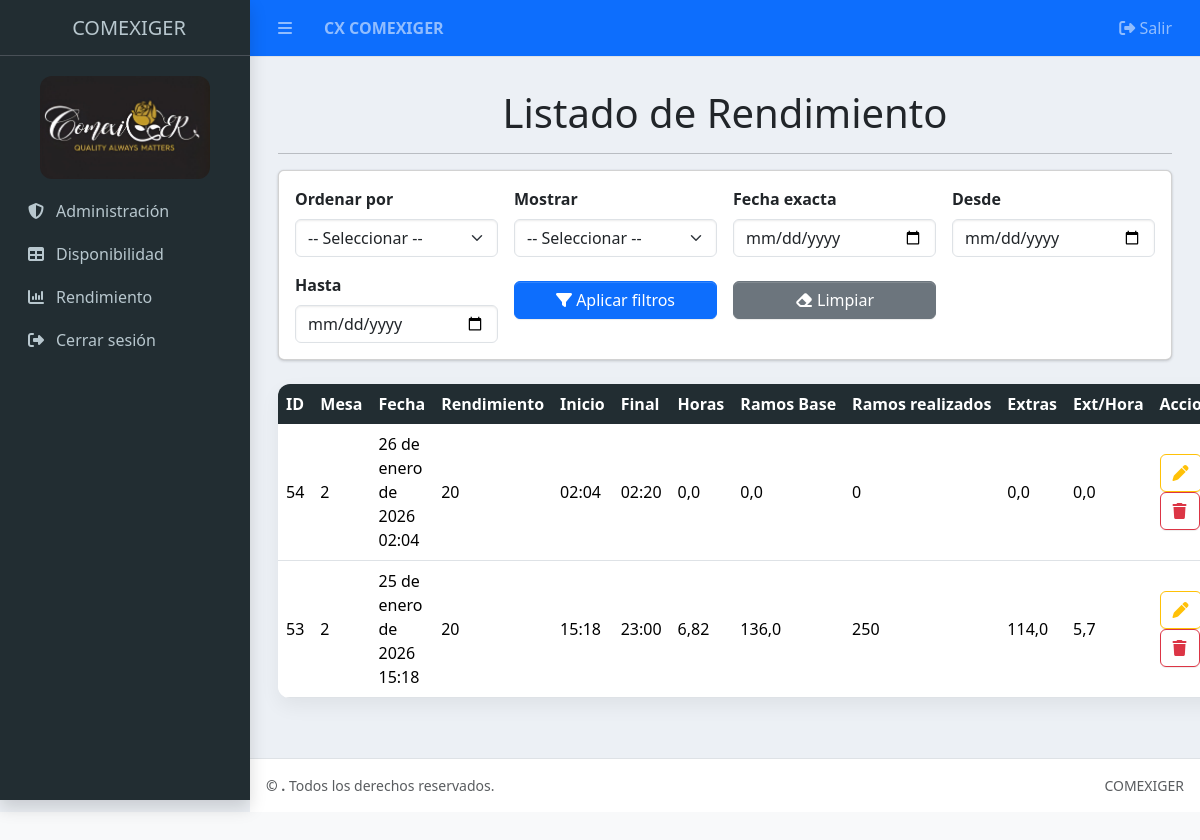
/rendimiento (signed in), run on an earlier commit of the app's database.
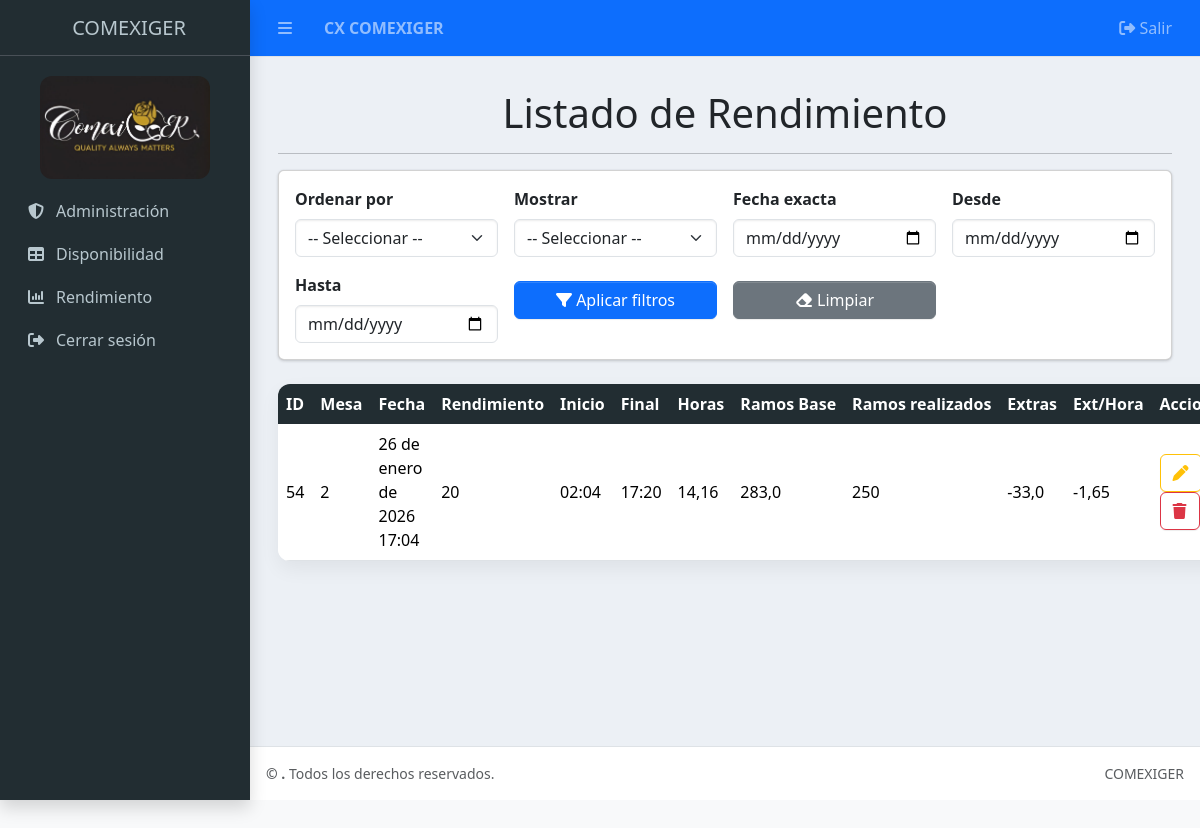
And on a later commit of the database.
### Aplicaciones/Rendimiento/models.py (models this page shows, shortened)
class Rendimiento(models.Model):
    qr_id = models.CharField(max_length=255)
    numero_mesa = models.CharField(max_length=50)
    fecha_entrada = models.DateTimeField()
    hora_inicio = models.DateTimeField(null=True, blank=True)
    hora_final = models.DateTimeField(null=True, blank=True)
    rendimiento = models.IntegerField(default=0)
    ramos_base = models.IntegerField(default=0)
    bonches = models.IntegerField(default=0)
    horas_trabajadas = models.FloatField(null=True, blank=True)
    ramos_esperados = models.FloatField(null=True, blank=True)
    ramos_extras = models.FloatField(null=True, blank=True)
    extras_por_hora = models.FloatField(null=True, blank=True)
    from decimal import Decimal, ROUND_FLOOR

### Aplicaciones/Rendimiento/views.py (the view)
# urls.py: path('rendimiento', views.inicio, name='rendimiento'),
@web_admin_required
def inicio(request):
    listadoRendimiento = Rendimiento.objects.filter(qr_id="JORNADA").order_by('-fecha_entrada')
    return render(request, 'rendimiento.html', {'rendimiento': listadoRendimiento})

### Aplicaciones/Rendimiento/templates/rendimiento.html (shortened to what this page needs)
{% extends 'plantilla.html' %}
{% load static %}
{% block body %}
<main class="container-fluid py-3">
  <h1 class="text-center">Listado de Rendimiento</h1>
  <hr>
  <div class="card p-3 mb-4">
    <div class="row g-3">
      <div class="col-md-3">
        <label class="form-label fw-bold">Ordenar por</label>
        <select id="ordenarPor" class="form-select">
          <option value="">-- Seleccionar --</option>
        </select>
      </div>
      <div class="col-md-3">
        <label class="form-label fw-bold">Mostrar</label>
        <select id="ordenReciente" class="form-select">
          <option value="">-- Seleccionar --</option>
        </select>
      </div>
      <div class="col-md-3">
        <label class="form-label fw-bold">Fecha exacta</label>
        <input type="date" id="fechaExacta" class="form-control">
      </div>
      <div class="col-md-3">
        <label class="form-label fw-bold">Desde</label>
        <input type="date" id="fechaDesde" class="form-control">
      </div>
      <div class="col-md-3 mt-3">
        <label class="form-label fw-bold">Hasta</label>
        <input type="date" id="fechaHasta" class="form-control">
      </div>
      <div class="col-md-3 mt-4">
        <button id="btnAplicarFiltros" type="button" class="btn btn-primary w-100">
          <i class="fa fa-filter"></i> Aplicar filtros
        </button>
      </div>
      <div class="col-md-3 mt-4">
        <button id="btnLimpiarFiltros" type="button" class="btn btn-secondary w-100">
          <i class="fa fa-eraser"></i> Limpiar
        </button>
      </div>
    </div>
  </div>
  <table id="table_rendimiento" class="table table-hover align-middle w-100 tabla-comexiger">
    <thead>
      <tr class="table-success">
        <th>ID</th>
        <th>Mesa</th>
        <th>Fecha</th>
        <th>Rendimiento</th>
        <th>Inicio</th>
        <th>Final</th>
        <th>Horas</th>
        <th>Ramos Base</th>
        <th>Ramos realizados</th>
        <th>Extras</th>
        <th>Ext/Hora</th>
        <th>Acciones</th>
      </tr>
    </thead>
    <tbody>
      {% for r in rendimiento %}
      <tr>
        <td>{{ r.id }}</td>
        <td>{{ r.numero_mesa }}</td>
        <td>{{ r.fecha_entrada|date:"d \\d\\e F \\d\\e Y H:i" }}</td>
        <td>{% if r.rendimiento %}{{ r.rendimiento }}{% else %}20{% endif %}</td>
        <td>{% if r.hora_inicio %}{{ r.hora_inicio|date:"H:i" }}{% else %}-{% endif %}</td>
        <td>{% if r.hora_final %}{{ r.hora_final|date:"H:i" }}{% else %}-{% endif %}</td>
        <td>{{ r.horas_trabajadas|default_if_none:"-" }}</td>
        <td>{{ r.ramos_esperados|default_if_none:"-" }}</td>
        <td>{{ r.bonches|default:"0" }}</td>
        <td>{{ r.ramos_extras|default_if_none:"-" }}</td>
        <td>{{ r.extras_por_hora|default_if_none:"-" }}</td>
        <td>
          <button
            type="button"
            class="btn btn-outline-warning btn-editar"
            data-bs-toggle="modal"
            data-bs-target="#modalEditarGlobal"
            data-id="{{ r.id }}"
            data-mesa="{{ r.numero_mesa }}"
            data-fecha="{{ r.fecha_entrada|date:'Y-m-d\\TH:i' }}"
            data-inicio="{% if r.hora_inicio %}{{ r.hora_inicio|date:'Y-m-d\\TH:i' }}{% endif %}"
            data-final="{% if r.hora_final %}{{ r.hora_final|date:'Y-m-d\\TH:i' }}{% endif %}"
            data-bonches="{{ r.bonches|default:'0' }}"
            data-rendimiento="{% if r.rendimiento %}{{ r.rendimiento }}{% else %}20{% endif %}">
            <i class="fa fa-pen"></i>
          </button>
          <a href="{% url 'eliminar_rendimiento' r.id %}"
             class="btn btn-outline-danger btn-eliminar"
             data-id="{{ r.id }}"
             data-nombre="Mesa {{ r.numero_mesa }} - {{ r.fecha_entrada|date:'d/m/Y H:i' }}">
            <i class="fa fa-trash"></i>
          </a>
        </td>
      </tr>
      {% endfor %}
    </tbody>
  </table>
</main>
{% endblock %}
{% block extra_scripts %}
<br><br>
{% endblock %}

What changed in the data, as far as the page shows it:
removed Rendimiento: id "53", numero_mesa "2", fecha_entrada "25 de enero de 2026 15:18", rendimiento "20", hora_inicio "15:18", hora_final "23:00", horas_trabajadas "6,82", ramos_esperados "136,0", bonches "250", ramos_extras "114,0", extras_por_hora "5,7"
changed Rendimiento id 54: fecha_entrada "26 de enero de 2026 02:04" → "26 de enero de 2026 17:04"; hora_final "02:20" → "17:20"; horas_trabajadas "0,0" → "14,16"; ramos_esperados "0,0" → "283,0"; bonches "0" → "250"; ramos_extras "0,0" → "-33,0"; extras_por_hora "0,0" → "-1,65"
